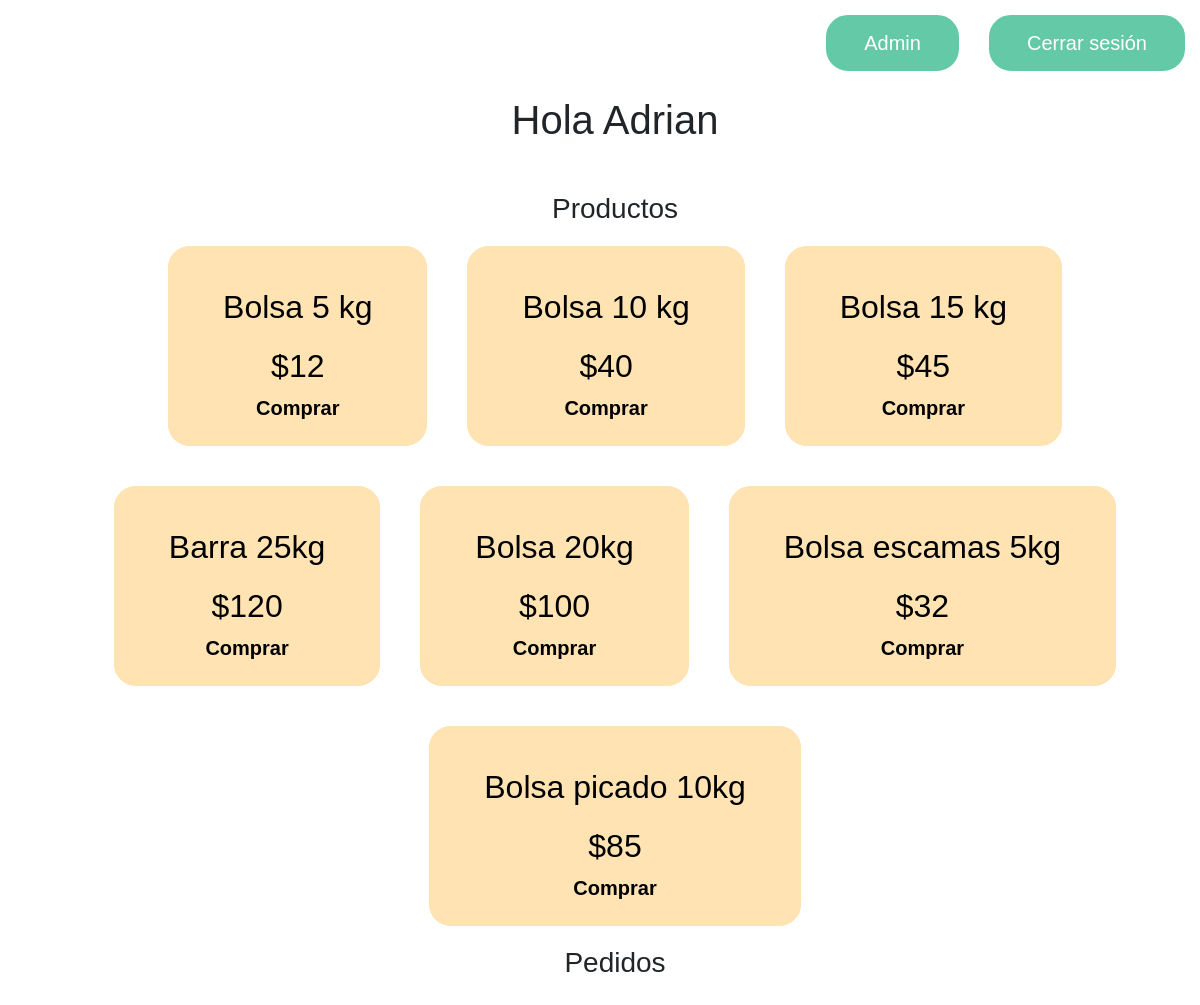
Screenshot of / (signed in) with the database file from the repository.
### website/models.py (models this page shows)
class User(db.Model, UserMixin):
    id = db.Column(db.Integer, primary_key=True)
    name = db.Column(db.String(100))
    address = db.Column(db.String(1000))
    password = db.Column(db.String(100))
    telephone = db.Column(db.String(100))
    email = db.Column(db.String(100), unique=True)
    type = db.Column(db.String(100))

class Product(db.Model):
    id = db.Column(db.Integer, primary_key=True)
    name = db.Column(db.String(100))
    price = db.Column(db.Integer)
    inventory = db.Column(db.Integer)

### website/views.py (the view)
@views.route('/')
@login_required
def home():
    products = Product.query.all()
    orders = Order.query.filter_by(customerId=current_user.id)
    return render_template('home.html', products=products, orders=orders, user=current_user)

### website/__init__.py (called while the page is built)
def create_app():
    app = Flask(__name__)
    app.config['SECRET_KEY'] = 'azunog/icewaterorders'
    app.config['SQLALCHEMY_DATABASE_URI'] = f'sqlite:///{DB_NAME}'
    db.init_app(app)
    from .views import views
    from .auth import auth
    from .admin import admin
    app.register_blueprint(views, url_prefix='/')
    app.register_blueprint(auth, url_prefix='/')
    app.register_blueprint(admin, url_prefix='/admin/')
    from .models import User
    create_database(app)
    login_manager = LoginManager()
    login_manager.login_view = 'auth.login'
    login_manager.init_app(app)
    @login_manager.user_loader
    def load_user(id):
        return User.query.get(int(id))
    return app

### website/templates/home.html (shortened to what this page needs)
{% extends 'base.html' %} {% block title %}Ahuahielo{% endblock %} {% block body %}
<a href="/logout">
    <button class="right">Cerrar sesión</button>
</a>
{% if user and user.type == 'Administrador' %}
<a href="/admin" target=”_blank”>
    <button class="right">Admin</button>
</a>
{% endif %}
<br><br><br><br>
<h1 class="center">Hola {{user.name}}</h1>
<br><br>
<div class="container">
<div class="containerProduct">
<h3 class="center">Productos</h3>
<div class="products">
    {% for product in products %}
    <div class="product">
            <a href="/product/{{product.id}}">
                <button class="buttonH">
                    <h2 class="product-name">{{product.name}}</h2>
                    <h2 class="price">${{product.price}}</h2>
                    <b>Comprar</b>
                </button>
            </a>
    </div>
    {% endfor %}
</div>
</div>
<div class="containerOrder">
<h3 class="center">Pedidos</h3>
</div>
</div>
<br><br> {% endblock %}

### website/templates/base.html (shortened to what this page needs)
<!DOCTYPE html>
<html lang="en">
<head>
    <link href="https://cdn.jsdelivr.net/npm/bootstrap@5.1.1/dist/css/bootstrap.min.css" rel="stylesheet">
</head>
<body>
     {% block body %}{% endblock %}
</body>
</html>

### website/templates/base.html (style rules this page uses)
* { margin: 0px; }
html { font-family: 'Poppins', sans-serif; }
body { font-family: 'Poppins', sans-serif; text-align: center; }
.center { text-align: center; margin: auto; }
.right { float: right; }
button { margin: 15px; padding: 10px 35px; font-size: 20px; border: 3px solid #64C9A7; background-color: #64C9A7; border-radius: 22px; color: white; cursor: pointer; }
a { color: #64C9A7; text-decoration: none; }

### website/templates/home.html (style rules this page uses)
body { padding-left: 30px; font-family: 'Poppins', sans-serif; }
.products { display: flex; align-items: center; justify-content: center; flex-wrap: wrap; }
.product { margin: 20px; text-align: center; border-radius: 22px; height: 200px; display: flex; align-items: center; min-width: 250px; justify-content: center; background-color: #FFE3B3; color: black; font-weight: bolder; }
.product-name { margin: 20px; }
.container { height:100%; width: 100%; }
.containerProduct { height: 50%; width: 100%; }
.containerOrder { height: 50%; width: 100%; }
.buttonH { background-color: #FFE3B3; border: none; color: black; margin: 0; height: 200px; min-width: 250px; }

### rows the page displays
User: name "Adrian"
Product: name "Bolsa 5 kg", price "12"
Product: name "Bolsa 10 kg", price "40"
Product: name "Bolsa 15 kg", price "45"
Product: name "Barra 25kg", price "120"
Product: name "Bolsa 20kg", price "100"
Product: name "Bolsa escamas 5kg", price "32"
Product: name "Bolsa picado 10kg", price "85"
